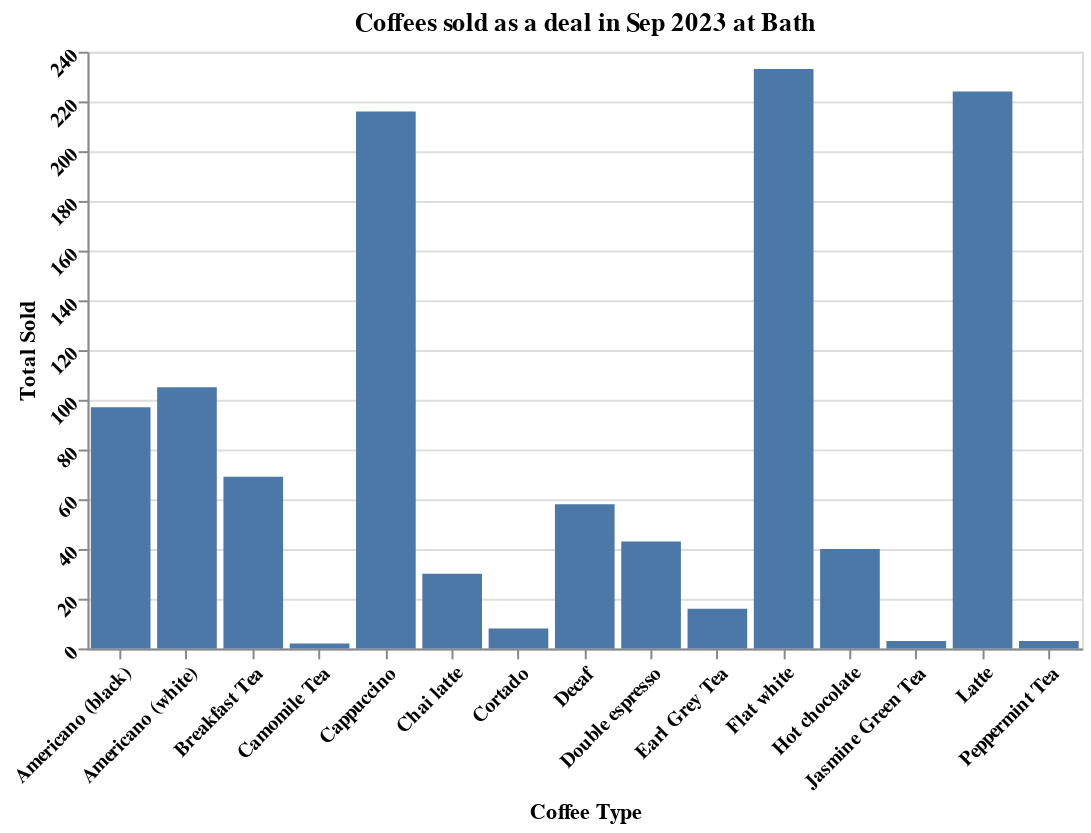

Notebook code cell kept with this figure:
### Code cell
chart

### Figure 1 — Vega-Lite specification as saved in the notebook (floating-point values rounded to 4 significant figures)
{"config": {"view": {"continuousWidth": 300, "continuousHeight": 300}}, "data": {"name": "data-8dbd8f5685037abf7dbbd2c5580b4e93"}, "mark": {"type": "bar"}, "encoding": {"x": {"axis": {"labelAngle": -45, "labelFontWeight": "bold"}, "field": "Modifier Name", "title": "Coffee Type", "type": "nominal"}, "y": {"axis": {"labelAngle": -45, "labelFontWeight": "bold"}, "field": "Modifier Sold", "title": "Total Sold", "type": "quantitative"}}, "title": "Coffees sold as a deal in Sep 2023 at Bath", "width": 500, "$schema": "https://vega.github.io/schema/vega-lite/v5.8.0.json", "datasets": {"data-8dbd8f5685037abf7dbbd2c5580b4e93": [{"Modifier Name": "Flat white", "Modifier Sold": 233.0}, {"Modifier Name": "Latte", "Modifier Sold": 224.0}, {"Modifier Name": "Cappuccino", "Modifier Sold": 216.0}, {"Modifier Name": "Americano (white)", "Modifier Sold": 105.0}, {"Modifier Name": "Americano (black)", "Modifier Sold": 97.0}, {"Modifier Name": "Breakfast Tea", "Modifier Sold": 69.0}, {"Modifier Name": "Decaf", "Modifier Sold": 58.0}, {"Modifier Name": "Double espresso", "Modifier Sold": 43.0}, {"Modifier Name": "Hot chocolate", "Modifier Sold": 40.0}, {"Modifier Name": "Chai latte", "Modifier Sold": 30.0}, {"Modifier Name": "Earl Grey Tea", "Modifier Sold": 16.0}, {"Modifier Name": "Cortado", "Modifier Sold": 8.0}, {"Modifier Name": "Jasmine Green Tea", "Modifier Sold": 3.0}, {"Modifier Name": "Peppermint Tea", "Modifier Sold": 3.0}, {"Modifier Name": "Camomile Tea", "Modifier Sold": 2.0}]}}
